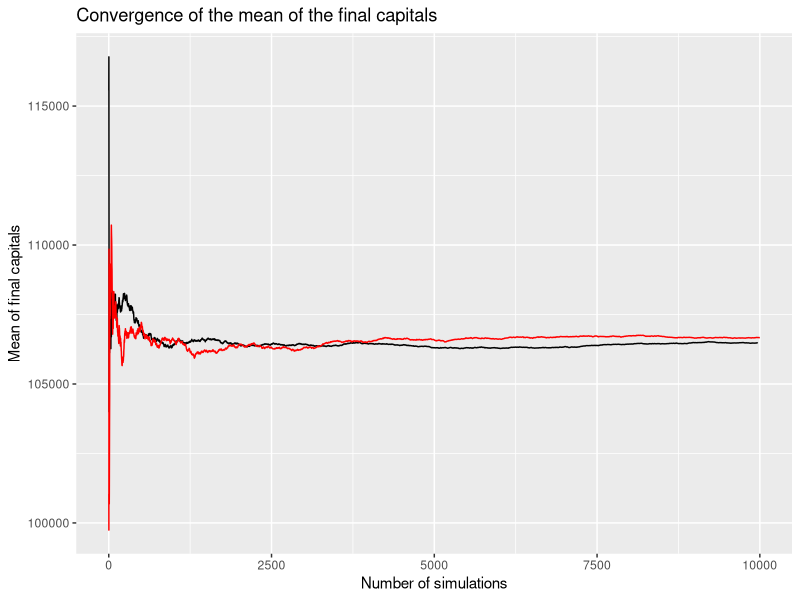
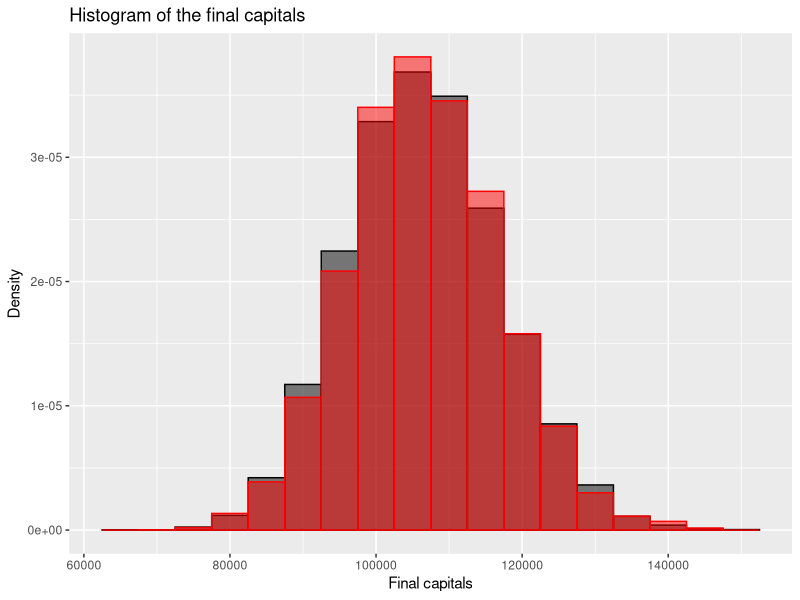
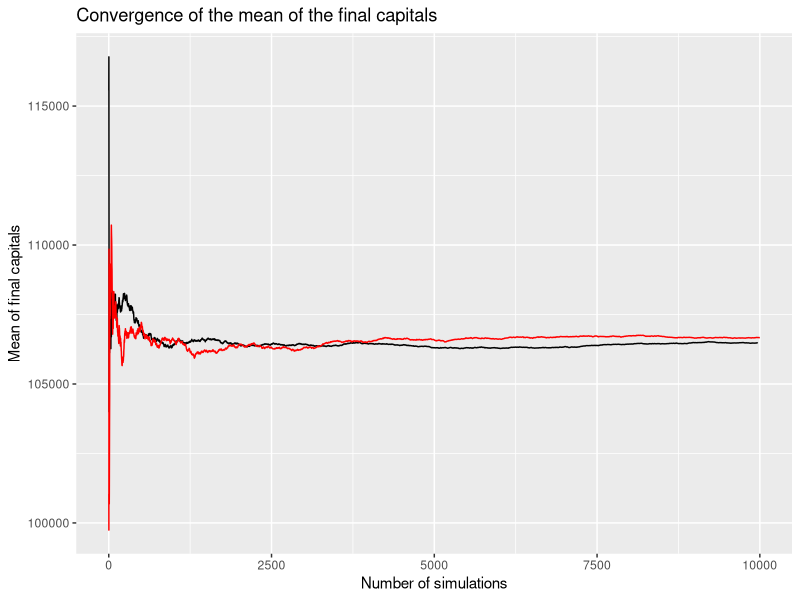
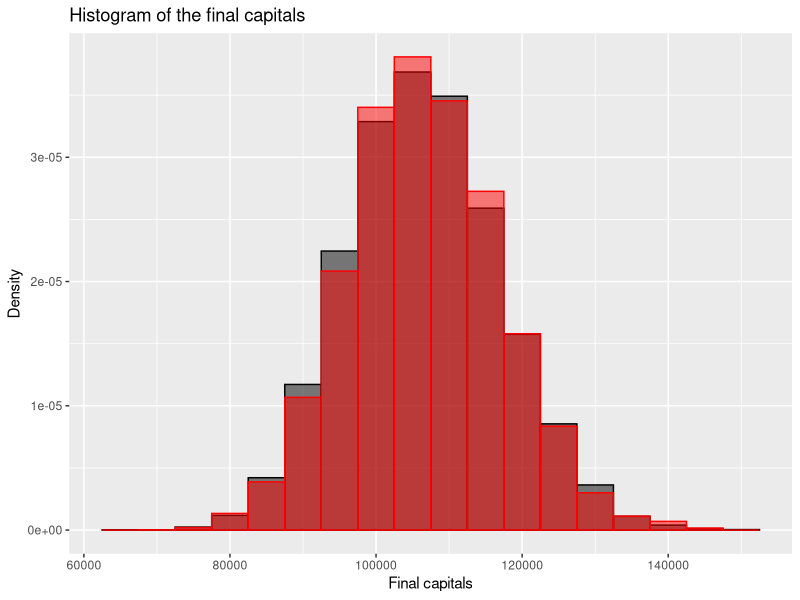

Source code (R) for these figures, in order:
## ---- chunk 1
library(ggplot2)
library(cowplot)
library(knitr)
library(dplyr)
#library(kableExtra)
opts_chunk$set(echo = TRUE, fig.fullwidth=TRUE, fig.height=3)
## ---- chunk 2
inverse.claim <- function(x) {
  return(max((100 / (1 - x)^(1 / 2.5)), 0))
}
## ---- chunk 3
simulate_one_insurance <- function(c0, n0, a, tl, lambda, mu, nu) {
  # Initialize variables
  t <- 0
  n <- n0
  c <- c0
  # Update capital with annuity payments
  dt <- rexp(1, lambda * n + mu * n + nu)
  t <- t + dt
  while (t < tl) {
    # Update the capital with the proportional part of the payments
    c <- c + n * a * dt
    # Decide the type of event
    u <- runif(1)
    if (u < lambda * n / (lambda * n + mu * n + nu)) {
      # Claim event
      claim_amount <- inverse.claim(runif(1))
      c <- c - claim_amount
    } else if (u < (lambda * n + mu * n) / (lambda * n + mu * n + nu)) {
      # Departure event
      n <- max(n - 1, 0)
    } else {
      # Enrollment event
      n <- n + 1
    }
    # Stop if capital becomes negative
    if (c < 0) break
    # Time of next event
    dt <- rexp(1, lambda * n + mu * n + nu)
    t <- t + dt
  }
  return(c)
}
## ---- chunk 4
simulate_insurance <- function(c0, n0, a, tl, lambda, mu, nu, MC) {
  final_capitals <- vector("numeric", MC)
  # Simulate MC paths
  final_capitals <- replicate(MC, simulate_one_insurance(c0, n0, a, tl, lambda, mu, nu))
  # Compute and return outputs
  fraction <- sum(final_capitals > 0) / MC
  pos_fc <- final_capitals[final_capitals > 0]
  mean_final_capitals <- mean(pos_fc)
  sd_final_capitals <- sd(pos_fc)
  return(list(fraction = fraction, mean_final_capital = mean_final_capitals,
              sd_final_capital = sd_final_capitals, pos_fc = pos_fc))
}
## ---- chunk 5
simulate_one_insurance_antithetic <- function(c0, n0, a, tl, lambda, mu, nu) {
  # Initialize variables
  t <- 0
  n <- n0
  c <- c0
  c_anti <- c0
  # Update capital with annuity payments
  dt <- rexp(1, lambda * n + mu * n + nu)
  t <- t + dt
  while (t < tl) {
    # Update the capital with the proportional part of the payments
    c <- c + n * a * dt
    c_anti <- c_anti + n * a * dt
    # Decide the type of event
    u <- runif(1)
    if (u < lambda * n / (lambda * n + mu * n + nu)) {
      # Claim event
      u <- runif(1)
      if (c > 0) { # If the capital is positive, we can perform a claim
        claim_amount <- inverse.claim(u)
        c <- c - claim_amount
      }
      if (c_anti > 0) { 
        # If the capital is positive for antithetic, 
        # we can perform a claim else keep it negative
        claim_anti <- inverse.claim(1-u)
        c_anti <- c_anti - claim_anti
      }
    } else if (u < (lambda * n + mu * n) / (lambda * n + mu * n + nu)) {
      # Departure event
      n <- max(n - 1, 0)
    } else {
      # Enrollment event
      n <- n + 1
    }
    # Stop if both capitals becomes negative, if only one does,
    # we keep going with the other
    if (c < 0 && c_anti < 0) break
    # Time of next event
    dt <- rexp(1, lambda * n + mu * n + nu)
    t <- t + dt
  }
  return(c(c, c_anti))
}
## ---- chunk 6
simulate_insurance_antithetic <- function(c0, n0, a, tl, lambda, mu, nu, MC) {
  final_capitals <- vector("numeric", MC)
  # Simulate MC pairs of antithetic paths
  # for (i in 1:(MC/2)) {
  #   final_capitals[i] <- simulate_one_insurance(c0, n0, a, tl, lambda, mu, nu)
  #   final_capitals[i + (MC/2)] <- simulate_one_insurance(c0, n0, a, tl, lambda, mu, nu) * -1
  # }
  # Compute and return outputs
  # antithetic_final_capitals <- c(final_capitals[1:(MC/2)], -final_capitals[(MC/2+1):MC])
  antithetic_final_capitals <- replicate(MC/2, simulate_one_insurance_antithetic(
                                         c0, n0, a, tl, lambda, mu, nu))
  fraction <- sum(antithetic_final_capitals > 0) / MC
  pos_fc <- antithetic_final_capitals[antithetic_final_capitals > 0]
  mean_final_capitals <- mean(pos_fc)
  sd_final_capitals <- sd(pos_fc)
  return(list(fraction = fraction, mean_final_capital = mean_final_capitals,
              sd_final_capital = sd_final_capitals, pos_fc = pos_fc))
}
## ---- chunk 7
set.seed(42)
res_normal <- simulate_insurance(c0 = 1000, n0 = 100, a = 100, tl = 100, 
                          lambda = 0.1, mu = 0.1, nu = 0.3, MC = 10000)
res_anti <- simulate_insurance_antithetic(c0 = 1000, n0 = 100, a = 100, tl = 100, 
                          lambda = 0.1, mu = 0.1, nu = 0.3, MC = 10000)
kable(rbind(res_normal[1:3], res_anti[1:3]), 
      caption = "Results of the simulation with and without antithetic variates") # %>%
  # kable_styling(latex_options = c("striped", "scale_down"), 
                # full_width = FALSE)
## ---- chunk 8
num.normal <- as.numeric(unlist(res_normal['pos_fc']))
num.anti <- as.numeric(unlist(res_anti['pos_fc']))
p1 <- ggplot() + 
      geom_line(mapping=aes(x = 1:length(num.normal), 
                            y = cumsum(num.normal)/(1:length(num.normal))),
                color = "black") +
      geom_line(mapping=aes(x=1:length(num.anti),
                            y = cumsum(num.anti)/(1:length(num.anti))),
                color = "red") +
      labs(x = "Number of simulations", y = "Mean of final capitals",
           title = "Convergence of the mean of the final capitals")
plot(p1)
ggsave("mean_final_cap.png", p1, width = 10, height = 5)
p2 <- ggplot() + 
      geom_histogram(mapping= aes(x = num.normal, y=after_stat(density)),
                      binwidth=5000, color = "black", fill = "black", alpha = .5) + 
      stat_function(fun=dnorm, args=list(mean=mean(num.normal), 
                    sd = sd(num.normal), colour = "black")) +
      geom_histogram(mapping= aes(x = num.anti, y=after_stat(density)),
                      binwidth=5000, color = "red", fill = "red", alpha = .5) + 
      stat_function(fun=dnorm, args=list(mean=mean(num.anti), 
                    sd = sd(num.anti), colour = "red")) +
      labs(x = "Final capitals", y = "Density", 
              title = "Histogram of the final capitals")
plot(p2)
ggsave("densities_final_caps.png", p2, width = 10, height = 5)
